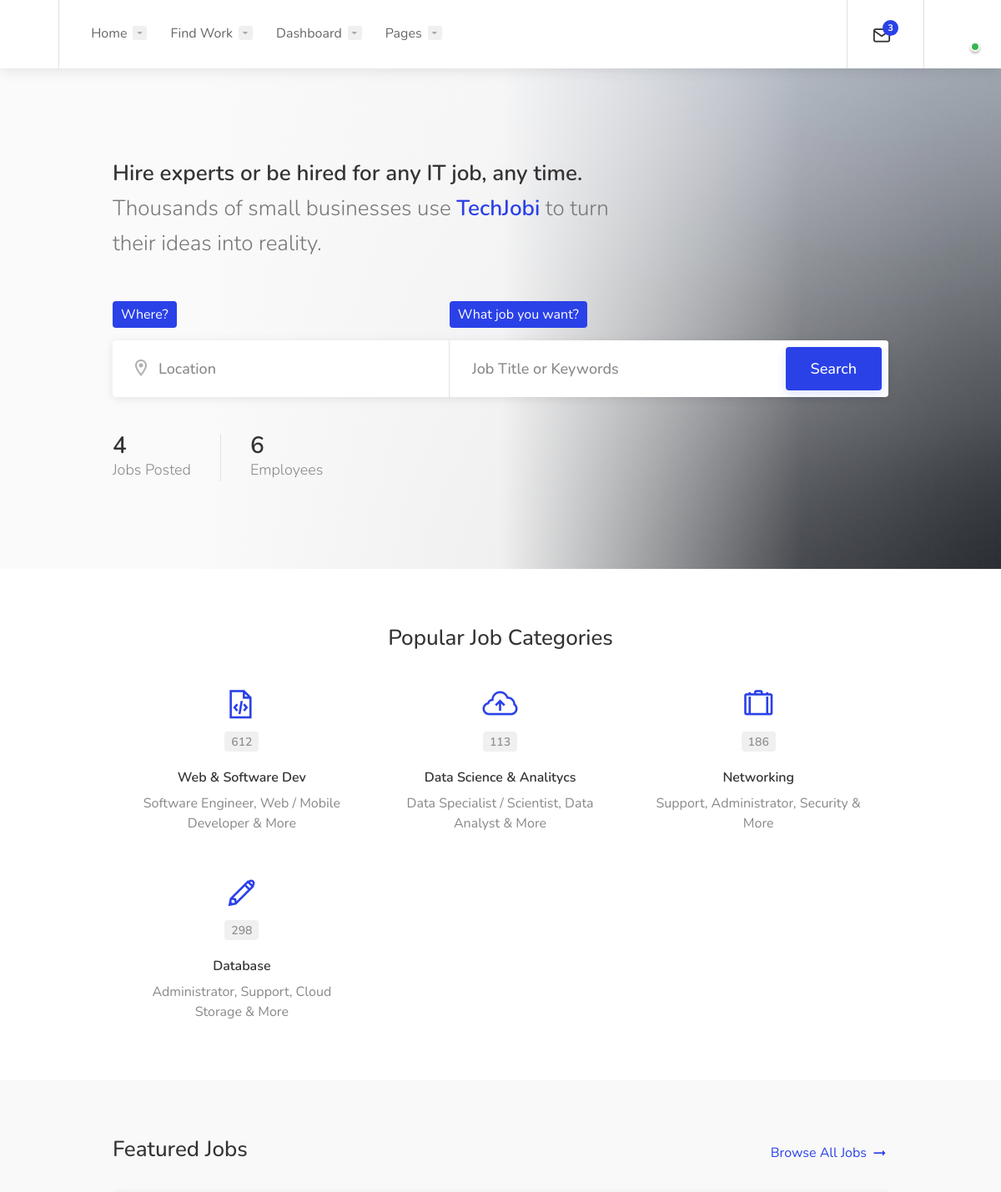
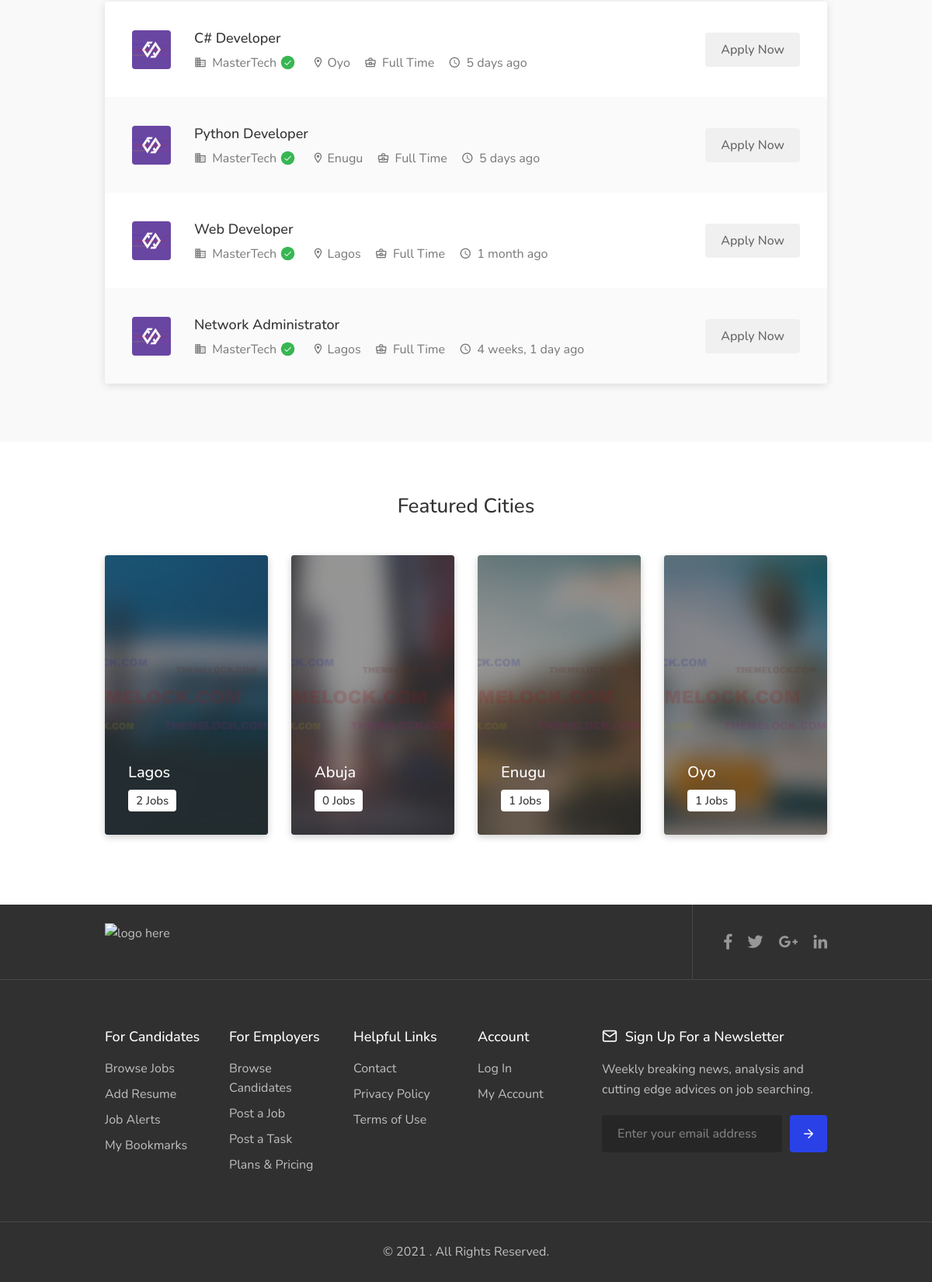
The app's page /home/ (signed in) with its own data (2 pictures, top to bottom).
### techjobi/models.py (models this page shows)
class JobPost(models.Model):
    job_title = models.CharField(max_length=255, blank=True)
    job_type_choices = [
        ('Full Time', 'Full Time'),
        ('Part Time', 'Part Time'),
        ('Temporary', 'Temporary'),
    ]
    job_type = models.CharField(
        max_length=50,
        choices=job_type_choices
    )
    job_category_choices = [
        ('Hardware', 'Hardware'),
        ('Software/Web Development', 'Software/Web Development'),
        ('Data Science', 'Data Science'),
        ('Product Development-digital banking', 'Product development-digital banking'),
        ('Process ', 'Process'),
        ('Support specialist', 'Support specialist'),
    ]
    job_category = models.CharField(
        max_length=100,
        choices=job_category_choices
    )
    company_name = models.CharField(max_length=255, blank=True)
    location = models.CharField(max_length=255, blank=True)
    salary1 = models.FloatField(blank=True)
    salary2 = models.FloatField(blank=True)
    tags = models.CharField(max_length=255, blank=True)
    job_description = models.TextField( blank=True)
    file_upload = models.FileField(blank=True)
    status_choices = [
        ('Approved', 'Approved'),
        ('Expired', 'Expired'),
    ]
    status = models.CharField(
        max_length=50,
        default= 'Pending Approval',
        blank=True,
        choices=status_choices
    )
    deadline = models.DateField(null=True, blank=True )
    entry_date = models.DateField(auto_now_add=True )
    update_date = models.DateField(auto_now=True)
    class Meta:
        db_table = 'post'

### techjobi/views.py (the view, shortened to what this page needs)
# urls.py: 2. Add a URL to urlpatterns:  path('', views.home, name='home')
@login_required(login_url  ='index')
def home(request):
    company_details = ''
    username = str(request.user)
    try:
        details = Profile.objects.get(username=username)
    except ObjectDoesNotExist:
        company_details = Company.objects.get(username=username)
    account_type = details.account_type
    if details.first_name == '' :
        if details.account_type == 'candidate':
            messages.info(request, 'Welcome ' + username +', Please Update your Profile to proceed')
            return redirect('profile_settings')
    elif details.first_name != '':
        if details.account_type == 'employer':
            details = Profile.objects.get(username=username)
    elif details.first_name != '':
        if details.account_type == 'candidate':
            details = Profile.objects.get(username=username)
    elif company_details.first_name == '':
        if company_details.account_type == 'employer':
            messages.info(request, 'Welcome ' + username +', Please Update your Profile to proceed')
            return redirect('employer_settings')
    employees = Profile.objects.all().count()
    job_posted = JobPost.objects.all().count()
    top_job = JobPost.objects.all().order_by('-id')[:5]
    abuja = JobPost.objects.filter(location__iexact='abuja').count()
    enugu = JobPost.objects.filter(location__iexact='enugu').count()
    oyo = JobPost.objects.filter(location__iexact='oyo').count()
    lagos = JobPost.objects.filter(location__iexact='lagos').count()
    context = {"employees":employees, "account_type":account_type, "job_posted":job_posted,"top_job":top_job, "today":today, "oyo":oyo, "enugu":enugu, "lagos":lagos, "abuja":abuja}
    return render(request, 'base/index.html', context)

### techjobi/templates/base/index.html (shortened to what this page needs)
{% extends "base/base.html" %}
{% load static %}
		{% block header %}
		{% include "base/header.html" %}
		{% endblock %}
		{% block banner %}
		{% include "base/banner.html" %}
		{% endblock %}
		{% block content %}
		{% include "base/content.html" %}
		{% endblock %}
		{% block feature %}
		{% include "base/features.html" %}
		{% endblock %}
		{% block city %}
		{% include "base/city.html" %}
		{% endblock %}
	{% block footer %}
	{% include "base/footer.html" %}
	{% endblock %}

### techjobi/templates/base/features.html
{% load static %}
<div class="section gray margin-top-45 padding-top-65 padding-bottom-75">
	<div class="container">
		<div class="row">
			<div class="col-xl-12">
				<div class="section-headline margin-top-0 margin-bottom-35">
					<h3>Featured Jobs</h3>
					<a href="{% url 'job_search' %}" class="headline-link">Browse All Jobs</a>
				</div>
				<div class="listings-container compact-list-layout margin-top-35">
					{% for job in top_job %}
					<a href="{% url 'job_page' job.id %}" class="job-listing with-apply-button">
						<div class="job-listing-details">
							<div class="job-listing-company-logo">
								<img src="{% static 'images/company-logo-01.png' %}" alt="">
							</div>
							<div class="job-listing-description">
								<h3 class="job-listing-title">{{job.job_title}}</h3>
								<div class="job-listing-footer">
									<ul>
										<li><i class="icon-material-outline-business"></i> {{job.company_name}} <div class="verified-badge" title="Verified Employer" data-tippy-placement="top"></div></li>
										<li><i class="icon-material-outline-location-on"></i> {{job.location}}</li>
										<li><i class="icon-material-outline-business-center"></i> {{job.job_type}}</li>
										<li><i class="icon-material-outline-access-time"></i> {{ job.entry_date|timesince:today }} ago</li>
									</ul>
								</div>
							</div>
							<span class="list-apply-button ripple-effect">Apply Now</span>
						</div>
					</a>
					{% endfor %}
				</div>
			</div>
		</div>
	</div>
</div>

### techjobi/static/css/colors/blue.css (style rules this page uses)
a, .header-widget .log-in-button:hover i, .notification-text span.color, .header-notifications-content .notification-text span.color, ul.user-menu-small-nav li a:hover, ul.user-menu-small-nav li a:hover i, #navigation ul li:hover a:after, #navigation ul li a.current, #navigation ul li a.current:after, #navigation ul li:hover a, #breadcrumbs ul li a:hover, #breadcrumbs.white ul li a:hover, .single-page-header .header-details li a:hover, .blog-post-content h3 a:hover, #posts-nav li a:hover, .task-tags span, .freelancer-detail-item a:hover, .list-4 li:before, .list-3 li:before, .list-2 li:before, .list-1 li:before, .share-buttons-content span strong, .keyword, .banner-headline strong.color, .category-box-icon, .recommended .pricing-plan-label, .recommended .pricing-plan-label strong, .boxed-widget.summary li.total-costs span, .testimonial-box:before, .single-counter h3, .popup-tabs-nav li.active a, .dialog-with-tabs .forgot-password:hover, .dropdown-menu > li > a:hover, .dropdown-menu > .active > a, .dropdown-menu > .active > a:hover, .bootstrap-select .dropdown-menu li.selected a span.check-mark:before, .bootstrap-select .dropdown-menu li.selected:hover a span.check-mark:before, .boxed-list-headline h3 i, .boxed-list-item .item-details .detail-item a:hover, .job-overview .job-overview-inner ul li i, .dashboard-nav ul:before, .dashboard-nav ul li.active-submenu a i, .dashboard-nav ul li.active a i, .dashboard-nav ul li:hover a i, .dashboard-nav ul li.active-submenu a, .dashboard-nav ul li:hover a, .dashboard-nav ul li.active a, .dashboard-nav ul li.active-submenu a:after, .dashboard-nav ul li.active a:after, .dashboard-nav ul li:hover a:after, .dashboard-box .headline h3 i, .help-icon, .header-widget .log-in-button:hover, .header-widget .log-in-button:hover i { color:#2a41e8; }
.transparent-header #navigation > ul li:hover ul li:hover a:after, .transparent-header #navigation > ul li:hover a:after, .transparent-header #navigation > ul li a.current:after, .compact-list-layout .job-listing:before, .tasks-list-container.compact-list .task-listing:before, .compact-list.freelancers-list-layout .freelancer:before, .accordion-header, .tabs-header, .intro-search-field .field-title, .category-box:hover, .photo-box:hover:before, .photo-box.small .photo-box-content span, .slick-prev:hover, .slick-next:hover, .bootstrap-select.btn-group .bs-actionsbox div button:hover { background:#2a41e8; }

### records on screen
JobPost: job_title "C# Developer", company_name "MasterTech", location "Oyo", job_type "Full Time", entry_date "5 days"
JobPost: job_title "Python Developer", company_name "MasterTech", location "Enugu", job_type "Full Time", entry_date "5 days"
JobPost: job_title "Web Developer", company_name "MasterTech", location "Lagos", job_type "Full Time", entry_date "1 month"
JobPost: job_title "Network Administrator", company_name "MasterTech", location "Lagos", job_type "Full Time", entry_date "4 weeks, 1 day"

### other values on screen
{{ job_posted }} "4"
{{ employees }} "6"
{{ lagos }} "2"
{{ abuja }} "0"
{{ enugu }} "1"
{{ oyo }} "1"
